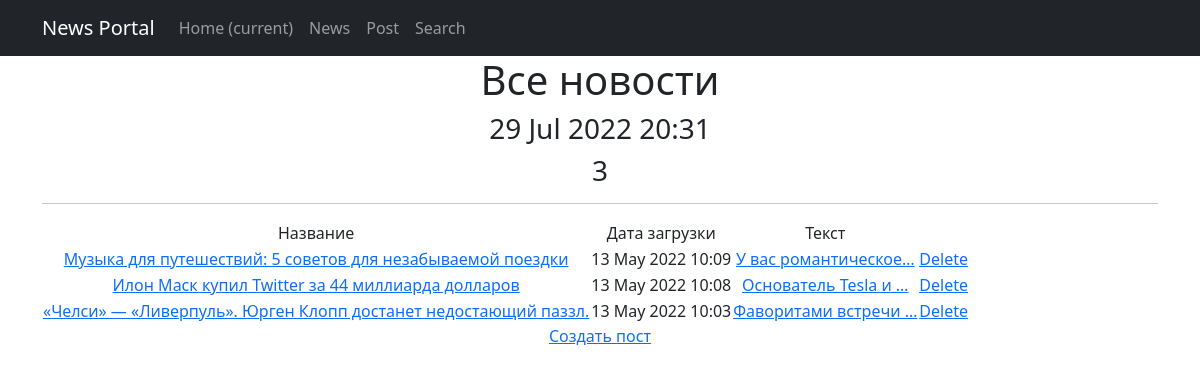
Page /post/ on the committed database.
### news/models.py (models this page shows, shortened)
class Post(models.Model):
    authors = models.ForeignKey(Author, on_delete=models.CASCADE)
    NEWS = 'nw'
    ARTICLE = 'ar'
    SELECT = (
        (NEWS, 'Новости'),
        (ARTICLE, 'Статья')
    )
    CategoryType = models.CharField(max_length=50, choices=SELECT, default=ARTICLE)
    DateCreation = models.DateTimeField(auto_now_add=True)
    PostCategories = models.ManyToManyField(Category, through='PostCategory')
    title = models.CharField(max_length=100)
    text = models.TextField()
    ratings = models.IntegerField(default=0)

### news/views.py (the view)
# urls.py: path('', PostList.as_view()),
class PostList(ListView):
    model = Post
    template_name = 'news.html'
    context_object_name = 'news'
    ordering = ['-DateCreation']
    paginate_by = 10
    def get_context_data(self, **kwargs):
        context = super().get_context_data(**kwargs)
        context['time_now'] = datetime.utcnow()
        return context

### news/templatetags/censor.py (called while the page is built)
@register.filter(name='censor')
def replace(value, str='идиот'):
    postfix = UNWANTED_WORDS[str]
    return f'{value}{postfix}'

### news/templates/news.html (shortened to what this page needs)
{% extends 'flatpages/default.html' %}
{% load censor %}
{% block content %}
   <h1>Все новости</h1>
   <h3>{{time_now|date:'d M Y H:i'}}</h3>
   <h3>{{news|length }}</h3>
   <hr>
   {% if news %}
       <table>
           <tr>
               <td>Название</td>
               <td>Дата загрузки</td>
               <td>Текст</td>
           </tr>
           {% for post in news %}
           <tr>
               <td><a href="{% url 'post_detail' post.id %}">{{post.title}}</a></td>
               <td>{{post.DateCreation|date:'d M Y H:i'}}</td>
               <td><a href="{% url 'post_update' post.id %}">{{post.text|censor|truncatechars:20}}</a></td>
               <td><a href="{% url 'post_delete' post.id %}"><u>Delete</u></a> </td>
           </tr>
           {% endfor %}
       </table>
   {% else %}
       <h2>Новостей нет!</h2>
   {% endif %}
<a href="{% url 'post_create' %}">Создать пост</a>
{% endblock content %}

### rows in the picture
Post: title "Музыка для путешествий: 5 советов для незабываемой поездки", DateCreation "13 May 2022 10:09", text|censor "У вас романтическое…"
Post: title "Илон Маск купил Twitter за 44 миллиарда долларов", DateCreation "13 May 2022 10:08", text|censor "Основатель Tesla и …"
Post: title "«Челси» — «Ливерпуль». Юрген Клопп достанет недостающий паззл.", DateCreation "13 May 2022 10:03", text|censor "Фаворитами встречи …"

### other values in the picture
{{ time_now|date:'d M Y H:i' }} "29 Jul 2022 20:31"
{{ news|length }} "3"
